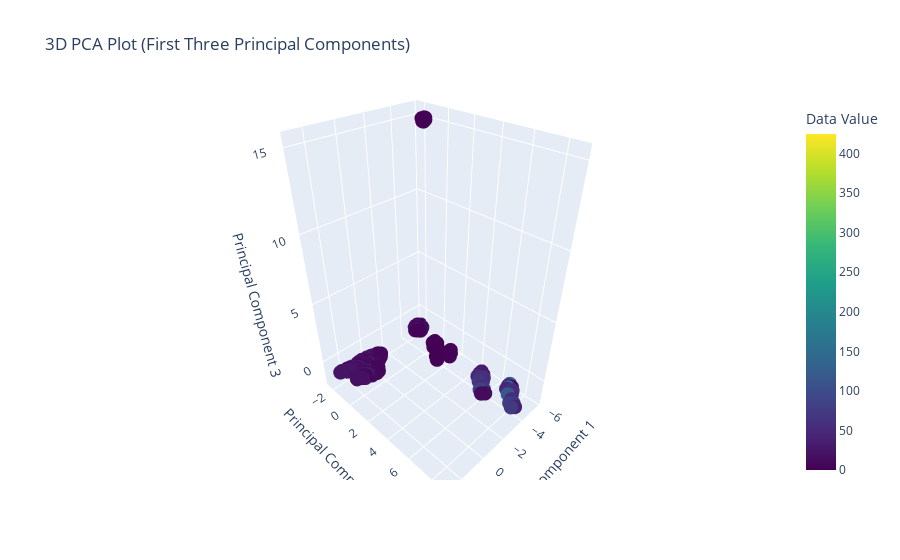

The cell this chart's notebook holds for it:
### Code cell
# 3D Scatter Plot for First Three Principal Components
fig = px.scatter_3d(
    pca_df,
    x='PC1',
    y='PC2',
    z='PC3',
    color='Data Value',
    title="3D PCA Plot (First Three Principal Components)",
    labels={"PC1": "Principal Component 1", "PC2": "Principal Component 2", "PC3": "Principal Component 3"},
    color_continuous_scale="Viridis"
)
fig.update_traces(marker=dict(size=5))
fig.update_layout(scene=dict(
                    xaxis_title="Principal Component 1",
                    yaxis_title="Principal Component 2",
                    zaxis_title="Principal Component 3"))
fig.show()

### Figure 1 — Plotly figure (JSON) as saved in the notebook; plotly's stock layout.template omitted (floating-point values rounded to 4 significant figures; data arrays with more than 128 entries replaced by an {"elided": "..."} marker saying what was removed)
{"data": [{"hovertemplate": "Principal Component 1=%{x}<br>Principal Component 2=%{y}<br>Principal Component 3=%{z}<br>Data Value=%{marker.color}<extra></extra>", "legendgroup": "", "marker": {"color": {"elided": "18016 float values"}, "coloraxis": "coloraxis", "size": 5, "symbol": "circle"}, "mode": "markers", "name": "", "scene": "scene", "showlegend": false, "type": "scatter3d", "x": {"elided": "18016 float values"}, "y": {"elided": "18016 float values"}, "z": {"elided": "18016 float values"}}], "layout": {"coloraxis": {"colorbar": {"title": {"text": "Data Value"}}, "colorscale": [[0, "#440154"], [0.1111, "#482878"], [0.2222, "#3e4989"], [0.3333, "#31688e"], [0.4444, "#26828e"], [0.5556, "#1f9e89"], [0.6667, "#35b779"], [0.7778, "#6ece58"], [0.8889, "#b5de2b"], [1, "#fde725"]]}, "legend": {"tracegroupgap": 0}, "scene": {"domain": {"x": [0, 1], "y": [0, 1]}, "xaxis": {"title": {"text": "Principal Component 1"}}, "yaxis": {"title": {"text": "Principal Component 2"}}, "zaxis": {"title": {"text": "Principal Component 3"}}}, "title": {"text": "3D PCA Plot (First Three Principal Components)"}}}
